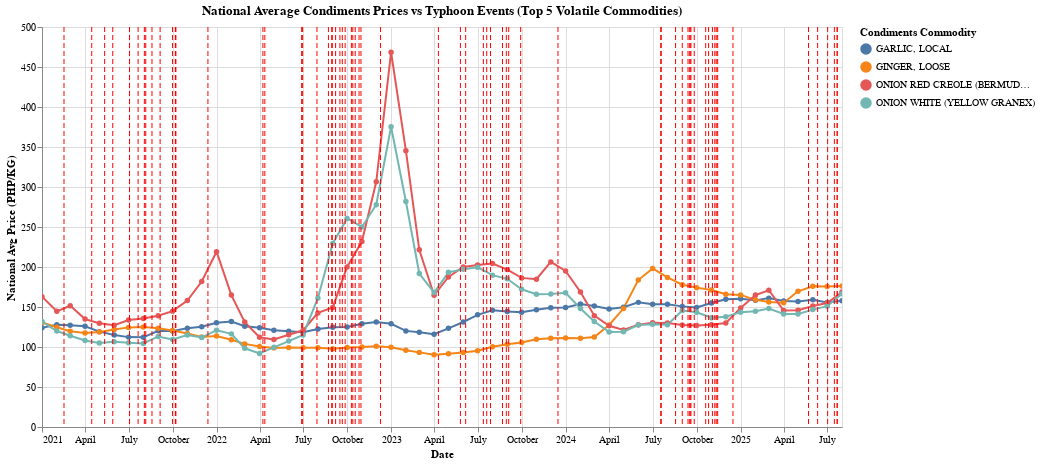

Write notebook code for a chart like this one.
### Markdown cell above
### Analysis: National Average Fruit and Vegetables Prices vs Typhoon Events

- **Tomato** exhibits the **most pronounced price spikes**, especially around **late 2024 and mid-2025**, which align with multiple **typhoon clusters**. This indicates a **strong climate sensitivity**, likely due to the crop’s high perishability and vulnerability to heavy rain and wind.  
- **Eggplant** and **okra** display **moderate fluctuations**, with some upward price movements following typhoon periods but not as sharp as tomato.  
- **Ampalaya (bitter gourd)** shows **fluctuations over time**, but these are **less clearly tied to typhoon events**, suggesting that other factors (e.g., seasonal cycles or production conditions) may be influencing its price more than extreme weather.  
- **Cucumber (pipino)** remains relatively **stable**, showing the least volatility among the five commodities.  
- Overall, the data suggests that **highly perishable crops like tomato** are **more vulnerable to typhoon disruptions**, while crops like cucumber and ampalaya appear **less directly affected**.

### Code cell
create_and_display_chart_for_file(PRICE_FILES[4])

### Figure 1 — Vega-Lite specification as saved in the notebook (floating-point values rounded to 4 significant figures; data arrays with more than 128 entries replaced by an {"elided": "..."} marker saying what was removed)
{"config": {"view": {"continuousWidth": 300, "continuousHeight": 300}}, "layer": [{"data": {"name": "data-4c14101ed16be8c5ec482e662542872d"}, "mark": {"type": "line", "point": true}, "encoding": {"color": {"field": "Commodity_Name", "title": "Condiments Commodity", "type": "nominal"}, "tooltip": [{"field": "Date", "format": "%Y %B", "title": "Month", "type": "temporal"}, {"field": "Commodity_Name", "title": "Commodity", "type": "nominal"}, {"field": "Retail_Price", "format": ",.2f", "title": "Avg Price (PHP)", "type": "quantitative"}], "x": {"field": "Date", "title": "Date", "type": "temporal"}, "y": {"field": "Retail_Price", "title": "National Avg Price (PHP/KG)", "type": "quantitative"}}, "name": "view_10"}, {"data": {"name": "data-1b455c24906527a42f23df88eddf95a5"}, "mark": {"type": "rule", "color": "red", "strokeDash": [5, 3]}, "encoding": {"tooltip": [{"field": "Date_Entered_PAR", "format": "%Y-%m-%d", "title": "Typhoon Entered PAR", "type": "temporal"}, {"field": "Typhoon Name", "type": "nominal"}, {"field": "Classification", "type": "nominal"}, {"field": "Peak Intensity", "type": "nominal"}], "x": {"field": "Date_Entered_PAR", "type": "temporal"}}}], "height": 400, "params": [{"name": "param_16", "select": {"type": "interval", "encodings": ["x"]}, "bind": "scales", "views": ["view_10"]}], "title": "National Average Condiments Prices vs Typhoon Events (Top 5 Volatile Commodities)", "width": 800, "$schema": "https://vega.github.io/schema/vega-lite/v5.20.1.json", "datasets": {"data-4c14101ed16be8c5ec482e662542872d": {"elided": "224 records"}, "data-1b455c24906527a42f23df88eddf95a5": [{"Typhoon Name": "Auring", "Date_Entered_PAR": "2021-02-16T00:00:00", "Classification": "Tropical Storm", "Peak Intensity": "85 km/h, 994 hPa"}, {"Typhoon Name": "Bising", "Date_Entered_PAR": "2021-04-15T00:00:00", "Classification": "Super Typhoon", "Peak Intensity": "220 km/h, 895 hPa"}, {"Typhoon Name": "Crising", "Date_Entered_PAR": "2021-05-12T00:00:00", "Classification": "Tropical Storm", "Peak Intensity": "65 km/h, 1002 hPa"}, {"Typhoon Name": "Dante", "Date_Entered_PAR": "2021-05-29T00:00:00", "Classification": "Tropical Storm", "Peak Intensity": "75 km/h, 996 hPa"}, {"Typhoon Name": "Emong", "Date_Entered_PAR": "2021-07-03T00:00:00", "Classification": "Tropical Depression", "Peak Intensity": "55 km/h, 1002 hPa"}, {"Typhoon Name": "Fabian", "Date_Entered_PAR": "2021-07-21T00:00:00", "Classification": "Typhoon ", "Peak Intensity": "150 km/h, 955 hPa"}, {"Typhoon Name": "Gorio", "Date_Entered_PAR": "2021-08-03T00:00:00", "Classification": "Severe Tropical Storm", "Peak Intensity": "45 km/h, 998 hPa"}, {"Typhoon Name": "Huaning", "Date_Entered_PAR": "2021-08-06T00:00:00", "Classification": "Tropical Storm", "Peak Intensity": "65 km/h, 992 hPa"}, {"Typhoon Name": "Isang", "Date_Entered_PAR": "2021-08-19T00:00:00", "Classification": "Severe Tropical Storm", "Peak Intensity": "100 km/h, 992 hPa"}, {"Typhoon Name": "Jolina", "Date_Entered_PAR": "2021-09-05T00:00:00", "Classification": "Typhoon", "Peak Intensity": "120 km/h, 985 hPa"}, {"Typhoon Name": "Kiko", "Date_Entered_PAR": "2021-10-07T00:00:00", "Classification": "Super Typhoon", "Peak Intensity": "215 km/h, 910 hPa"}, {"Typhoon Name": "Lannie", "Date_Entered_PAR": "2021-10-01T00:00:00", "Classification": "Tropical Storm", "Peak Intensity": "45 km/h, 1002 hPa"}, {"Typhoon Name": "Maring", "Date_Entered_PAR": "2021-10-07T00:00:00", "Classification": "Severe Tropical Storm", "Peak Intensity": "100 km/h, 975 hPa"}, {"Typhoon Name": "Nando", "Date_Entered_PAR": "2021-10-08T00:00:00", "Classification": "Tropical Depression", "Peak Intensity": "55 km/h, 996 hPa"}, {"Typhoon Name": "Odette", "Date_Entered_PAR": "2021-12-14T00:00:00", "Classification": "Super Typhoon", "Peak Intensity": "195 km/h, 915 hPa"}, {"Typhoon Name": "Agaton", "Date_Entered_PAR": "2022-04-08T00:00:00", "Classification": "Tropical Storm", "Peak Intensity": "75 km/h, 996 hPa"}, {"Typhoon Name": "Basyang", "Date_Entered_PAR": "2022-04-12T00:00:00", "Classification": "Typhoon", "Peak Intensity": "120 km/h, 975 hPa"}, {"Typhoon Name": "Caloy", "Date_Entered_PAR": "2022-06-28T00:00:00", "Classification": "Typhoon", "Peak Intensity": "55 km/h, 998 hPa"}, {"Typhoon Name": "Domeng", "Date_Entered_PAR": "2022-06-30T00:00:00", "Classification": "Tropical Storm", "Peak Intensity": "85 km/h, 994 hPa"}, {"Typhoon Name": "Ester", "Date_Entered_PAR": "2022-07-30T00:00:00", "Classification": "Tropical Storm", "Peak Intensity": "55 km/h, 998 hPa"}, {"Typhoon Name": "Florita", "Date_Entered_PAR": "2022-08-23T00:00:00", "Classification": "Severe Tropical Storm", "Peak Intensity": "110 km/h, 985 hPa"}, {"Typhoon Name": "Gardo", "Date_Entered_PAR": "2022-08-30T00:00:00", "Classification": "Tropical Depression", "Peak Intensity": "55 km/h, 998 hPa"}, {"Typhoon Name": "Henry", "Date_Entered_PAR": "2022-08-31T00:00:00", "Classification": "Super Typhoon", "Peak Intensity": "195 km/h, 920 hPa"}, {"Typhoon Name": "Inday", "Date_Entered_PAR": "2022-09-07T00:00:00", "Classification": "Typhoon", "Peak Intensity": "165 km/h, 950 hPa"}, {"Typhoon Name": "Josie", "Date_Entered_PAR": "2022-09-16T00:00:00", "Classification": "Super Typhoon", "Peak Intensity": "185 km/h, 925 hPa"}, {"Typhoon Name": "Karding", "Date_Entered_PAR": "2022-09-21T00:00:00", "Classification": "Super Typhoon", "Peak Intensity": "195 km/h, 920 hPa"}, {"Typhoon Name": "Luis", "Date_Entered_PAR": "2022-09-27T00:00:00", "Classification": "Severe Tropical Storm", "Peak Intensity": "100 km/h, 990 hPa"}, {"Typhoon Name": "Maymay", "Date_Entered_PAR": "2022-10-10T00:00:00", "Classification": "Tropical Depression", "Peak Intensity": "45 km/h, 1002 hPa"}, {"Typhoon Name": "Neneng", "Date_Entered_PAR": "2022-10-13T00:00:00", "Classification": "Typhoon", "Peak Intensity": "120 km/h, 975 hPa"}, {"Typhoon Name": "Obet", "Date_Entered_PAR": "2022-10-18T00:00:00", "Classification": "Tropical Depression", "Peak Intensity": "55 km/h, 1004 hPa"}, {"Typhoon Name": "Paeng", "Date_Entered_PAR": "2022-10-26T00:00:00", "Classification": "Severe Tropical Storm", "Peak Intensity": "100 km/h, 980 hPa"}, {"Typhoon Name": "Queenie", "Date_Entered_PAR": "2022-10-30T00:00:00", "Classification": "Tropical Storm", "Peak Intensity": "75 km/h, 1000 hPa"}, {"Typhoon Name": "Rosal", "Date_Entered_PAR": "2022-12-10T00:00:00", "Classification": "Tropical Storm", "Peak Intensity": "85 km/h, 994 hPa"}, {"Typhoon Name": "Amang", "Date_Entered_PAR": "2023-04-10T00:00:00", "Classification": "Tropical Depression", "Peak Intensity": "55 km/h, 1004 hPa"}, {"Typhoon Name": "Betty", "Date_Entered_PAR": "2023-05-26T00:00:00", "Classification": "Super Typhoon", "Peak Intensity": "195 km/h, 915 hPa"}, {"Typhoon Name": "Chedeng", "Date_Entered_PAR": "2023-06-06T00:00:00", "Classification": "Typhoon", "Peak Intensity": "150 km/h, 955 hPa"}, {"Typhoon Name": "Dodong", "Date_Entered_PAR": "2023-07-13T00:00:00", "Classification": "Typhoon", "Peak Intensity": "65 km/h, 994 hPa"}, {"Typhoon Name": "Egay", "Date_Entered_PAR": "2023-07-20T00:00:00", "Classification": "Super Typhoon", "Peak Intensity": "185 km/h, 925 hPa"}, {"Typhoon Name": "Falcon", "Date_Entered_PAR": "2023-07-28T00:00:00", "Classification": "Typhoon", "Peak Intensity": "175 km/h, 930 hPa"}, {"Typhoon Name": "Goring", "Date_Entered_PAR": "2023-08-22T00:00:00", "Classification": "Super Typhoon", "Peak Intensity": "195 km/h, 920 hPa"}, {"Typhoon Name": "Hannah", "Date_Entered_PAR": "2023-08-30T00:00:00", "Classification": "Typhoon", "Peak Intensity": "155 km/h, 945 hPa"}, {"Typhoon Name": "Ineng", "Date_Entered_PAR": "2023-09-04T00:00:00", "Classification": "Tropical Depression", "Peak Intensity": "55 km/h, 1000 hPa"}, {"Typhoon Name": "Jenny", "Date_Entered_PAR": "2023-09-29T00:00:00", "Classification": "Typhoon", "Peak Intensity": "175 km/h, 940 hPa"}, {"Typhoon Name": "Kabayan", "Date_Entered_PAR": "2023-12-16T00:00:00", "Classification": "Tropical Storm", "Peak Intensity": "65 km/h, 1002 hPa"}, {"Typhoon Name": "Aghon", "Date_Entered_PAR": "2025-05-23T00:00:00", "Classification": "Typhoon", "Peak Intensity": "140 km/h, 965 hPa"}, {"Typhoon Name": "Butchoy", "Date_Entered_PAR": "2024-07-18T00:00:00", "Classification": "Tropical Depression", "Peak Intensity": "55 km/h, 1000 hPa"}, {"Typhoon Name": "Carina", "Date_Entered_PAR": "2024-07-19T00:00:00", "Classification": "Super Typhoon", "Peak Intensity": "185 km/h, 920 hPa"}, {"Typhoon Name": "Dindo", "Date_Entered_PAR": "2024-08-18T00:00:00", "Classification": "Tropical Storm", "Peak Intensity": "65 km/h, 1000 hPa"}, {"Typhoon Name": "Enteng", "Date_Entered_PAR": "2024-09-01T00:00:00", "Classification": "Severe Tropical Depression", "Peak Intensity": "110 km/h, 975 hPa"}, {"Typhoon Name": "Ferdie", "Date_Entered_PAR": "2024-09-13T00:00:00", "Classification": "Severe Tropical Storm", "Peak Intensity": "95 km/h, 990 hPa"}, {"Typhoon Name": "Gener", "Date_Entered_PAR": "2024-09-17T00:00:00", "Classification": "Super Typhoon", "Peak Intensity": "55 km/h, 996 hPa"}, {"Typhoon Name": "Helen", "Date_Entered_PAR": "2024-09-17T00:00:00", "Classification": "Tropical Storm", "Peak Intensity": "85 km/h, 994 hPa"}, {"Typhoon Name": "Igme", "Date_Entered_PAR": "2024-09-19T00:00:00", "Classification": "Tropical Depression", "Peak Intensity": "55 km/h, 1002 hPa"}, {"Typhoon Name": "Julian", "Date_Entered_PAR": "2024-09-26T00:00:00", "Classification": "Super Typhoon", "Peak Intensity": "195 km/h, 920 hPa"}, {"Typhoon Name": "Kristine", "Date_Entered_PAR": "2024-10-20T00:00:00", "Classification": "Severe Tropical Storm", "Peak Intensity": "100 km/h, 980 hPa"}, {"Typhoon Name": "Leon", "Date_Entered_PAR": "2024-10-26T00:00:00", "Classification": "Super Typhoon", "Peak Intensity": "185 km/h, 925 hPa"}, {"Typhoon Name": "Marce", "Date_Entered_PAR": "2024-11-03T00:00:00", "Classification": "Typhoon", "Peak Intensity": "175 km/h, 945 hPa"}, {"Typhoon Name": "Nika", "Date_Entered_PAR": "2024-11-08T00:00:00", "Classification": "Typhoon", "Peak Intensity": "130 km/h, 975 hPa"}, {"Typhoon Name": "Ofel", "Date_Entered_PAR": "2024-11-11T00:00:00", "Classification": "Super Typhoon", "Peak Intensity": "185 km/h, 940 hPa"}, {"Typhoon Name": "Pepito", "Date_Entered_PAR": "2024-11-14T00:00:00", "Classification": "Super Typhoon", "Peak Intensity": "195 km/h, 925 hPa"}, {"Typhoon Name": "Querubin", "Date_Entered_PAR": "2024-12-16T00:00:00", "Classification": "Tropical Depression", "Peak Intensity": "45 km/h, 1004 hPa"}, {"Typhoon Name": "Auring", "Date_Entered_PAR": "2025-06-11T00:00:00", "Classification": "Tropical Depression", "Peak Intensity": "45 km/h, 1004 hPa"}, {"Typhoon Name": "Bising", "Date_Entered_PAR": "2025-07-02T00:00:00", "Classification": "Tropical Storm", "Peak Intensity": "140 km/h, 960 hPa"}, {"Typhoon Name": "Crising", "Date_Entered_PAR": "2025-07-16T00:00:00", "Classification": "Severe Tropical Storm", "Peak Intensity": "100 km/h, 980 hPa"}, {"Typhoon Name": "Dante", "Date_Entered_PAR": "2025-07-22T00:00:00", "Classification": "Tropical Storm", "Peak Intensity": "75 km/h, 990 hPa"}, {"Typhoon Name": "Emong", "Date_Entered_PAR": "2025-07-22T00:00:00", "Classification": "Typhoon", "Peak Intensity": "120 km/h, 975 hPa"}]}}
